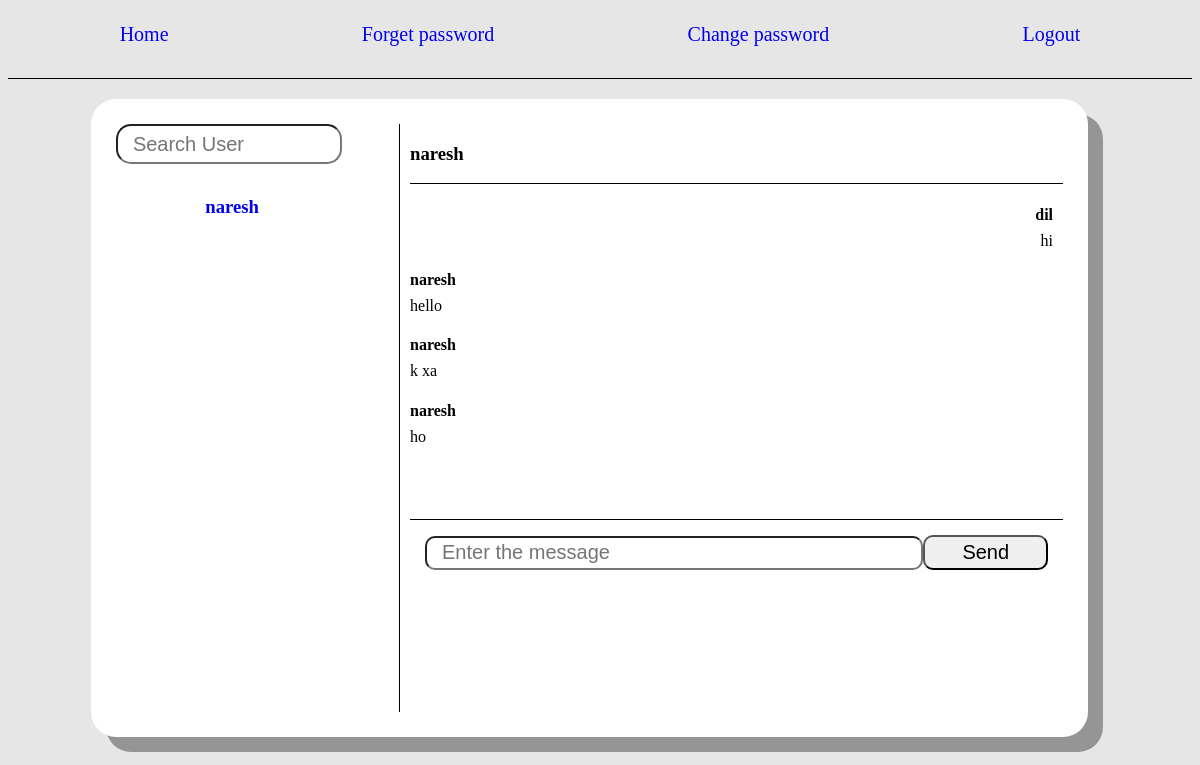
The app's page /chat/4/ (signed in) with its own data.
### chat/models.py (models this page shows, shortened)
class Room(models.Model):
    user1 = models.CharField(max_length=150)
    user2 = models.CharField(max_length=150)

class Chat(models.Model):
    message = models.TextField()
    send_date = models.DateTimeField(default = datetime.now)
    room = models.ForeignKey(Room, on_delete=models.CASCADE)
    msg_from = models.ForeignKey(User, on_delete=models.CASCADE, related_name='%(class)s_msg_from')
    msg_to = models.ForeignKey(User, on_delete=models.CASCADE, related_name="msg_to")

### user/models.py (models this page shows, shortened)
class User(AbstractUser):
    is_verified = models.BooleanField(default=False)

### chat/views.py (the view)
# urls.py: path("", views.mainHome, name = 'home'),
def home(request, pk):
    user = request.user
    user_rooms = Room.objects.filter(Q(user1 = user.username) | Q(user2 = user.username))
    room = Room.objects.filter(id = pk).first()
    chats = Chat.objects.filter(room = room)
    return render(request, 'chat/home.html', {'pk': pk, 'user': user, 'room': room, "user_rooms": user_rooms, "chats": chats})

### chat/templates/chat/home.html (shortened to what this page needs)
{% extends 'user/extend.html' %}{% block content %}
<div class="messages-main">
  <div class="list">
    <input
      id="search-input"
      onkeyup="get_data_using_ajax()"
      onkeydown="empty_div()"
      class="search_input"
      type="text"
      placeholder="Search User"
    />
    <div class="user_lists">
      {% for user_room in user_rooms %}
      <a style="text-decoration: none" href="{% url "chat-home" user_room.id %}">
        <div class="user"><h3>{% if request.user.username == user_room.user1 %}
          {{user_room.user2}}
          {% else %}
          {{user_room.user1}}
          {% endif %}</div>
      </a>
      {% endfor %}
    </div>
  </div>
  <div class="message-field">
    <div class="heading"><h3 id = "receiver">{% if request.user.username == room.user1 %}
      {{room.user2}}
      {% else %}
      {{room.user1}}
      {% endif %}</h3></div>
    <div class="messages_box">
      <div id="message-box" class="text-messages">
        {% for chat in chats %}
        {% if chat.msg_from != request.user %}
        <div class="friend-message">
          <p><h4 style = "margin-bottom: -10px">{{ chat.msg_from.username }}</h4><br />{{ chat.message }}</p>
        </div>
        {% else %}
        <div class="own-message">
          <p><h4 style = "margin-bottom: -10px">{{ chat.msg_from.username }}</h4><br />{{ chat.message }}</p>
        </div>
        {% endif %}
        {% endfor %}
      </div>
      <div class="message_input">
        <input
          class="text_input"
          id="text_input"
          type="text"
          placeholder="Enter the message"
        /><button id="submit" class="submit" type="submit">Send</button>
      </div>
    </div>
  </div>
</div>
{% endblock %}

### user/static/user/style.css (style rules this page uses)
body { background-color: #e6e6e6; }

### chat/templates/chat/home.html (style rules this page uses)
.messages-main { background-color: white; width: 80%; height: 75%; padding: 25px; display: grid; grid-template-columns: 30% 70%; margin-left: 7%; border-radius: 25px; box-shadow: 15px 15px #969595; margin-top: 20px; }
.list { border-right: 1px solid black; }
.search_input { width: 80%; height: 40px; padding: 15px; font-size: 20px; border-radius: 15px; }
.user_lists { margin-top: 5px; }
.user { width: 80%; margin-top: 10px; padding: 3px; text-align: center; border-radius: 25px; }
.message-field { margin-left: 10px; }
.heading { border-bottom: 1px solid black; }
.text-messages { height: 320px; overflow-y: auto; }
.text_input { width: 80%; height: 30px; font-size: 20px; padding: 15px; border-radius: 10px; }
.message_input { margin-top: 15px; border-top: black solid 1px; padding: 15px; }
.submit { height: 35px; font-size: 20px; border-radius: 10px; width: 20%; }
.own-message { text-align: right; margin-right: 10px; }

### records on screen
Room: user1 "naresh"
Chat: msg_from.username "dil", message "hi"
Chat: msg_from.username "naresh", message "hello"
Chat: msg_from.username "naresh", message "k xa"
Chat: msg_from.username "naresh", message "ho"
